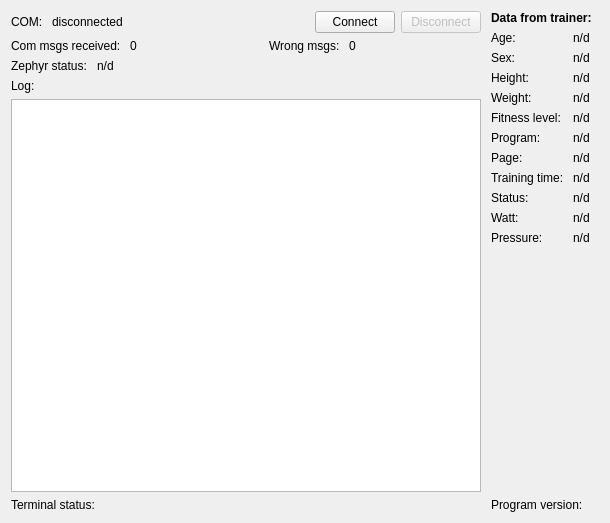
<?xml version="1.0" encoding="UTF-8"?>
<ui version="4.0">
 <class>MainWindow</class>
 <widget class="QMainWindow" name="MainWindow">
  <property name="geometry">
   <rect>
    <x>0</x>
    <y>0</y>
    <width>610</width>
    <height>523</height>
   </rect>
  </property>
  <property name="windowTitle">
   <string>MainWindow</string>
  </property>
  <widget class="QWidget" name="centralWidget">
   <layout class="QHBoxLayout" name="horizontalLayout_6">
    <property name="spacing">
     <number>10</number>
    </property>
    <item>
     <layout class="QVBoxLayout" name="verticalLayout_2">
      <item>
       <layout class="QHBoxLayout" name="comLayout">
        <item>
         <widget class="QLabel" name="label_3">
          <property name="sizePolicy">
           <sizepolicy hsizetype="Maximum" vsizetype="Preferred">
            <horstretch>0</horstretch>
            <verstretch>0</verstretch>
           </sizepolicy>
          </property>
          <property name="text">
           <string>COM: </string>
          </property>
         </widget>
        </item>
        <item>
         <widget class="QLabel" name="comStatusTxtBox">
          <property name="text">
           <string>disconnected</string>
          </property>
         </widget>
        </item>
        <item>
         <widget class="QPushButton" name="comConnectBtn">
          <property name="sizePolicy">
           <sizepolicy hsizetype="Maximum" vsizetype="Fixed">
            <horstretch>0</horstretch>
            <verstretch>0</verstretch>
           </sizepolicy>
          </property>
          <property name="text">
           <string>Connect</string>
          </property>
         </widget>
        </item>
        <item>
         <widget class="QPushButton" name="comDIsconnectBtn">
          <property name="enabled">
           <bool>false</bool>
          </property>
          <property name="sizePolicy">
           <sizepolicy hsizetype="Maximum" vsizetype="Fixed">
            <horstretch>0</horstretch>
            <verstretch>0</verstretch>
           </sizepolicy>
          </property>
          <property name="text">
           <string>Disconnect</string>
          </property>
         </widget>
        </item>
       </layout>
      </item>
      <item>
       <layout class="QHBoxLayout" name="horizontalLayout_3">
        <item>
         <widget class="QLabel" name="label_4">
          <property name="sizePolicy">
           <sizepolicy hsizetype="Maximum" vsizetype="Preferred">
            <horstretch>0</horstretch>
            <verstretch>0</verstretch>
           </sizepolicy>
          </property>
          <property name="text">
           <string>Com msgs received: </string>
          </property>
         </widget>
        </item>
        <item>
         <widget class="QLabel" name="comMsgsCountTxtBox">
          <property name="text">
           <string>0</string>
          </property>
         </widget>
        </item>
        <item>
         <widget class="QLabel" name="label_6">
          <property name="sizePolicy">
           <sizepolicy hsizetype="Maximum" vsizetype="Preferred">
            <horstretch>0</horstretch>
            <verstretch>0</verstretch>
           </sizepolicy>
          </property>
          <property name="text">
           <string>Wrong msgs: </string>
          </property>
         </widget>
        </item>
        <item>
         <widget class="QLabel" name="comErrorsTxtBox">
          <property name="text">
           <string>0</string>
          </property>
         </widget>
        </item>
       </layout>
      </item>
      <item>
       <layout class="QHBoxLayout" name="horizontalLayout_7">
        <item>
         <widget class="QLabel" name="label_13">
          <property name="sizePolicy">
           <sizepolicy hsizetype="Maximum" vsizetype="Preferred">
            <horstretch>0</horstretch>
            <verstretch>0</verstretch>
           </sizepolicy>
          </property>
          <property name="text">
           <string>Zephyr status: </string>
          </property>
         </widget>
        </item>
        <item>
         <widget class="QLabel" name="macTxtBox">
          <property name="text">
           <string>n/d</string>
          </property>
         </widget>
        </item>
        <item>
         <widget class="QLabel" name="zephyrConnectioStatusTxtBox">
          <property name="text">
           <string/>
          </property>
         </widget>
        </item>
       </layout>
      </item>
      <item>
       <layout class="QHBoxLayout" name="horizontalLayout_2">
        <item>
         <widget class="QLabel" name="label_2">
          <property name="text">
           <string>Log: </string>
          </property>
         </widget>
        </item>
       </layout>
      </item>
      <item>
       <widget class="QPlainTextEdit" name="logPlainTextEdit">
        <property name="font">
         <font>
          <pointsize>10</pointsize>
         </font>
        </property>
        <property name="readOnly">
         <bool>true</bool>
        </property>
        <property name="plainText">
         <string notr="true"/>
        </property>
        <property name="maximumBlockCount">
         <number>200</number>
        </property>
        <property name="centerOnScroll">
         <bool>true</bool>
        </property>
       </widget>
      </item>
      <item>
       <layout class="QHBoxLayout" name="terminalStatusLayout">
        <item>
         <widget class="QLabel" name="label_16">
          <property name="sizePolicy">
           <sizepolicy hsizetype="Maximum" vsizetype="Preferred">
            <horstretch>0</horstretch>
            <verstretch>0</verstretch>
           </sizepolicy>
          </property>
          <property name="text">
           <string>Terminal status:</string>
          </property>
         </widget>
        </item>
        <item>
         <widget class="QLabel" name="terminalStatusTxtBox">
          <property name="text">
           <string>&lt;current terminal status&gt;</string>
          </property>
         </widget>
        </item>
       </layout>
      </item>
     </layout>
    </item>
    <item>
     <layout class="QVBoxLayout" name="verticalLayout">
      <item>
       <layout class="QFormLayout" name="formLayout">
        <item row="0" column="0" colspan="2">
         <widget class="QLabel" name="label_8">
          <property name="sizePolicy">
           <sizepolicy hsizetype="Maximum" vsizetype="Preferred">
            <horstretch>0</horstretch>
            <verstretch>0</verstretch>
           </sizepolicy>
          </property>
          <property name="font">
           <font>
            <weight>75</weight>
            <bold>true</bold>
           </font>
          </property>
          <property name="text">
           <string>Data from trainer: </string>
          </property>
          <property name="alignment">
           <set>Qt::AlignCenter</set>
          </property>
         </widget>
        </item>
        <item row="2" column="0">
         <widget class="QLabel" name="label_9">
          <property name="text">
           <string>Age: </string>
          </property>
         </widget>
        </item>
        <item row="2" column="1">
         <widget class="QLabel" name="ageTxtBox">
          <property name="text">
           <string>n/d</string>
          </property>
         </widget>
        </item>
        <item row="4" column="0">
         <widget class="QLabel" name="label_10">
          <property name="text">
           <string>Sex: </string>
          </property>
         </widget>
        </item>
        <item row="4" column="1">
         <widget class="QLabel" name="sexTxtBox">
          <property name="text">
           <string>n/d</string>
          </property>
         </widget>
        </item>
        <item row="5" column="0">
         <widget class="QLabel" name="label_11">
          <property name="text">
           <string>Height: </string>
          </property>
         </widget>
        </item>
        <item row="5" column="1">
         <widget class="QLabel" name="heightTxtBox">
          <property name="text">
           <string>n/d</string>
          </property>
         </widget>
        </item>
        <item row="6" column="0">
         <widget class="QLabel" name="label_12">
          <property name="text">
           <string>Weight: </string>
          </property>
         </widget>
        </item>
        <item row="6" column="1">
         <widget class="QLabel" name="weightTxtBox">
          <property name="text">
           <string>n/d</string>
          </property>
         </widget>
        </item>
        <item row="7" column="0">
         <widget class="QLabel" name="label">
          <property name="text">
           <string>Fitness level:</string>
          </property>
         </widget>
        </item>
        <item row="7" column="1">
         <widget class="QLabel" name="fitnessLevelTxtBox">
          <property name="text">
           <string>n/d</string>
          </property>
         </widget>
        </item>
        <item row="8" column="0">
         <widget class="QLabel" name="label_5">
          <property name="text">
           <string>Program: </string>
          </property>
         </widget>
        </item>
        <item row="8" column="1">
         <widget class="QLabel" name="programTxtBox">
          <property name="text">
           <string>n/d</string>
          </property>
         </widget>
        </item>
        <item row="9" column="0">
         <widget class="QLabel" name="label_7">
          <property name="text">
           <string>Page: </string>
          </property>
         </widget>
        </item>
        <item row="9" column="1">
         <widget class="QLabel" name="pageTxtBox">
          <property name="text">
           <string>n/d</string>
          </property>
         </widget>
        </item>
        <item row="10" column="0">
         <widget class="QLabel" name="label_14">
          <property name="text">
           <string>Training time: </string>
          </property>
         </widget>
        </item>
        <item row="10" column="1">
         <widget class="QLabel" name="trainingTimeTxtBox">
          <property name="text">
           <string>n/d</string>
          </property>
         </widget>
        </item>
        <item row="11" column="0">
         <widget class="QLabel" name="label_15">
          <property name="text">
           <string>Status: </string>
          </property>
         </widget>
        </item>
        <item row="11" column="1">
         <widget class="QLabel" name="statusTxtBox">
          <property name="text">
           <string>n/d</string>
          </property>
         </widget>
        </item>
        <item row="12" column="0">
         <widget class="QLabel" name="label_17">
          <property name="text">
           <string>Watt: </string>
          </property>
         </widget>
        </item>
        <item row="12" column="1">
         <widget class="QLabel" name="wattTxtBox">
          <property name="text">
           <string>n/d</string>
          </property>
         </widget>
        </item>
        <item row="13" column="0">
         <widget class="QLabel" name="label_19">
          <property name="text">
           <string>Pressure: </string>
          </property>
         </widget>
        </item>
        <item row="13" column="1">
         <widget class="QLabel" name="pressureTxtBox">
          <property name="text">
           <string>n/d</string>
          </property>
         </widget>
        </item>
       </layout>
      </item>
      <item>
       <spacer name="verticalSpacer_2">
        <property name="orientation">
         <enum>Qt::Vertical</enum>
        </property>
        <property name="sizeType">
         <enum>QSizePolicy::Expanding</enum>
        </property>
        <property name="sizeHint" stdset="0">
         <size>
          <width>20</width>
          <height>40</height>
         </size>
        </property>
       </spacer>
      </item>
      <item>
       <layout class="QHBoxLayout" name="horizontalLayout">
        <item>
         <widget class="QLabel" name="label_18">
          <property name="text">
           <string>Program version: </string>
          </property>
         </widget>
        </item>
        <item>
         <widget class="QLabel" name="versionTxtBox">
          <property name="font">
           <font>
            <weight>75</weight>
            <bold>true</bold>
           </font>
          </property>
          <property name="text">
           <string/>
          </property>
         </widget>
        </item>
       </layout>
      </item>
     </layout>
    </item>
   </layout>
  </widget>
 </widget>
 <layoutdefault spacing="6" margin="11"/>
 <resources/>
 <connections/>
</ui>
